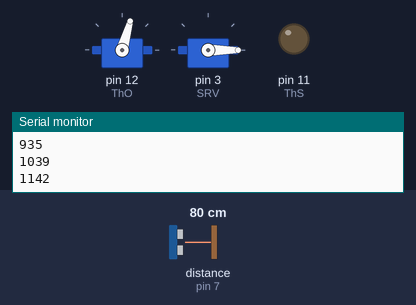
Recording of a sketch running on a simulated Arduino Uno, built with avr-gcc and run on an emulated ATmega328P. On the bench: 2 × servo, output pins drawn as LEDs (lit = HIGH), the last lines printed to the serial monitor. Wiring (inferred from the names in the program): ultrasonic range finder: trigger pin 8; echo pin 7. The inputs (shaded band) are chosen by the test bench; at power-on: distance to the obstacle (sensor on pin 7) 80 cm. The echo pulse lasts 58.3 µs per cm; storage starts empty; pins used as bus, display or sensor lines are not drawn.

Above: at 1.2 s.
1.3 s: distance to the obstacle (sensor on pin 7) set to 2 cm
4.3 s: distance to the obstacle (sensor on pin 7) set to 18 cm
At 5.8 s:
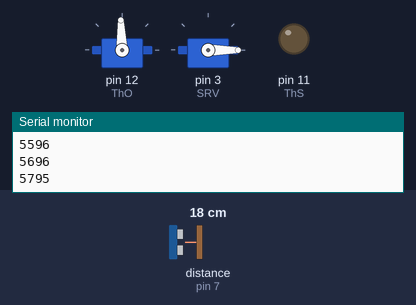
6.6 s: distance to the obstacle (sensor on pin 7) set to 35 cm
At 6.95 s:
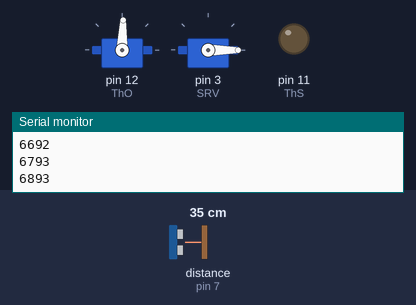
Timing chart, 0 to 9.6 s (numbered marks = the images above; inputs shaded):
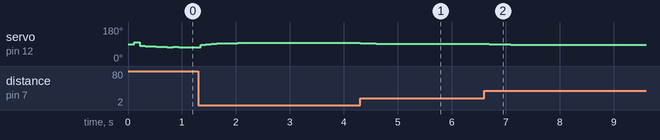

The sketch:

Altitude_Recorder.ino
```cpp
#include <SPI.h>
#include<SD.h>
#include "defines.h"
#include "QuadCopter.h"

QuadCopter Q;
const int chipSelect = EXTRA;
int noVotes, voteFor;
unsigned long t;

void setup() {
  Serial.begin(9600);
  SD.begin(chipSelect);
  Q.Initialize();
  digitalWrite(ThS,LOW);
}

void loop() {
  delay(86);
  String data = "";
  Q.SmoothAltitude();
  Q.PIDThrottle();
  unsigned long ti = millis();
  Serial.println(ti);
  data += String(ti);
  data += ",";
  data += String(Q.TrueAltitude);
  data += ",";
  data += String(Q.Altitude);
  data += ",";
  data += String(Q.Throttle);

  File dataFile = SD.open("datalog.txt",FILE_WRITE);
  dataFile.println(data);
  dataFile.close();

  if(Q.Altitude < (Target + aError / 2) && Q.Altitude > (Target - aError/2)) voteFor++;     // voting system to verify the altitude
  noVotes++;

  if(voteFor >= 800) Q.drop();                 // if we have enough votes that say we are at the target altitude, it opens the grabber

  if(noVotes == 1000){                          // if too many votes have passed, we reset the two counters and start all over again
    noVotes == 0; voteFor == 0;
  }
  if(millis() - t > 500){
    Q.Encode();  // every 500 ms we send data via bluetooth
    t = millis();
  }
}
```

QuadCopter.h
```cpp
#ifndef ROBOT_H_INCLUDED
#define ROBOT_H_INCLUDED
#include "Arduino.h"
#include "defines.h"


class QuadCopter
{
  public:
    void Initialize();
    void Encode();
    void ReadAltitude();
    void PIDThrottle();
    void drop();
    void SmoothAltitude();
    unsigned int Altitude, Throttle, AutoPilot, Grabber, TrueAltitude;
    unsigned int StartPulse;
  private:
    int LastError;
    long int lastDuration;
}
;
#endif
```

defines.h
```cpp
#ifndef DEFINES_H_INCLUDED
#define DEFINES_H_INCLUDED

// pins
#define IRSensor A0   // InfraRed Sensor
#define ThO      12   // Arduino Throttle Output
#define ThS      11   // Throttle Switch
#define UST       8   // UltraSonic Sensor TRIGGER Pin
#define USE       7   // UltraSonic Sensor ECHO Pin
#define EXTRA     6   // extra pin if we ever need something like a button input
#define RXIN      4   // Receiver channel
#define SRV       3   // Servo Signal Pin
// reading
#define W        33
// pulse lenghts
#define ReceiverThrottle 1500  // pulse lenght above which the arduino changes to receiver throttle
#define MaxThrottlePulse 2000
#define MinThrottlePulse 1000

// Throttle(0,999)
#define BaseValue1         300  // theoretic value to hover at the required altitude without payload, needs testing
#define BaseValue2         400  // theoretic value to hover at the required altitude with payload, needs testing
#define MaxValue1          600  // theoretic max climbing value without payload, needs testing
#define MaxValue2          700  // theoretic max climbing value with payload, needs testing

// Servo
#define OPEN   75
#define CLOSE   0

// PID constants
#define Kp      3
#define Kd      2
#define Target 80
#define aError  6

#endif
```

flying.cpp
```cpp
#include "QuadCopter.h"
#include "defines.h"
#include <Servo.h>
//#include <NewPing.h>

//NewPing S(UST,USE,150);
Servo T, G;


void QuadCopter::Initialize()  // initializing all the necesary outputs/inputs
{
    Serial.begin(9600);
    pinMode(ThO, OUTPUT);
    pinMode(ThS, OUTPUT);
    pinMode(UST, OUTPUT);
    pinMode(USE,INPUT);
    pinMode(SRV, OUTPUT);
    pinMode(RXIN, INPUT);
    Grabber = 1;
    T.attach(ThO);
    G.attach(SRV);
    G.write(CLOSE);
    Grabber = 0;
}


void QuadCopter::Encode()   // encodes and sends telemetry data via Bluetooth
{
    char str[8];
    str[0] = (char)('0' + Altitude/100);
    str[1] = (char)('0' + Altitude/10 - Altitude/100*10);
    str[2] = (char)('0' + Altitude%10);
    str[3] = (char)('0' + Throttle/100);
    str[4] = (char)('0' + Throttle/10 - Throttle/100*10);
    str[5] = (char)('0' + Throttle%10);
    str[6] = (char)('0' + AutoPilot);
    str[7] = (char)('0' + Grabber);
    //Serial.print(str);
    //Serial.print("Altitude: "); Serial.println(Altitude);
}
void QuadCopter::SmoothAltitude()
{
    unsigned int lastAltitude = Altitude;
    unsigned int duration;
    digitalWrite(UST, LOW);
    delayMicroseconds(2);

    digitalWrite(UST, HIGH);
    delayMicroseconds(10);
    digitalWrite(UST, LOW);

    duration = pulseIn(USE, HIGH, 9000);
    TrueAltitude = duration * 0.034/2;
    lastDuration = W/100.0 * duration + (100-W)*lastDuration/100.0;
    Altitude = lastDuration * 0.034/2;
    if(Altitude == 0) Altitude = lastAltitude;
    //Serial.print(Altitude);Serial.print("  ");
    //Serial.println(int(duration * 0.034/2));
}

void QuadCopter::ReadAltitude()   // reads altitude of the US sensor
{
  unsigned int lastAltitude = Altitude;
  unsigned int i, no = 0, a[3], sum = 0;
  unsigned int duration;

  for(i=0;i<3;i++){
    digitalWrite(UST, LOW);
    delayMicroseconds(2);

    digitalWrite(UST, HIGH);
    delayMicroseconds(10);
    digitalWrite(UST, LOW);

    duration = pulseIn(USE, HIGH, 9000);

    if(duration != 0){
      no++;
      sum = sum + duration;
    }
  }
  if(no == 0) Altitude = lastAltitude;
  else Altitude = sum/no * 0.034/2;

}


void QuadCopter::PIDThrottle()
{
  int BaseValue, MaxValue;

  if(Grabber == 1){BaseValue = BaseValue2; MaxValue = MaxValue2;}   // if the Grabber is open, it needs more power in order to fly
  else{BaseValue = BaseValue1; MaxValue = MaxValue1;}     // checks the position of the Grabber in order to send the required power to the motors

  int Error = Target - Altitude;
  float Correction = Kp * Error + Kd * (Error - LastError);
  LastError = Error;
  Throttle = BaseValue + Correction;    // standard PID controller, that doesnt use the Integral part

  if(Throttle > MaxValue) Throttle = MaxValue;
  if(Throttle < 0)   Throttle = 0;      // caps the values of the throttle, in order to make sure we dont send to much or too little power to the flight controller

  int Th = map(Throttle, 0, 999, MinThrottlePulse, MaxThrottlePulse); // remaps the throttle signal from (0,999) to (1000,2000), to be sent as a pulse lenght in microseconds to the flight controller
  T.writeMicroseconds(Th);
}


void QuadCopter::drop()
{
  G.write(OPEN);
  Grabber = 0;
}
```

Measured:
- after the input at 4.3 s, servo on pin 12 (ThO): 96° → 94° at once, → 93° 0.10 s later, → 92° 0.20 s later, → 91° 0.50 s later, … (5 changes in this stretch)
- after the input at 6.6 s, servo on pin 12 (ThO): 92° → 89° after 0.09 s, → 88° 0.10 s later, → 87° 0.30 s later
